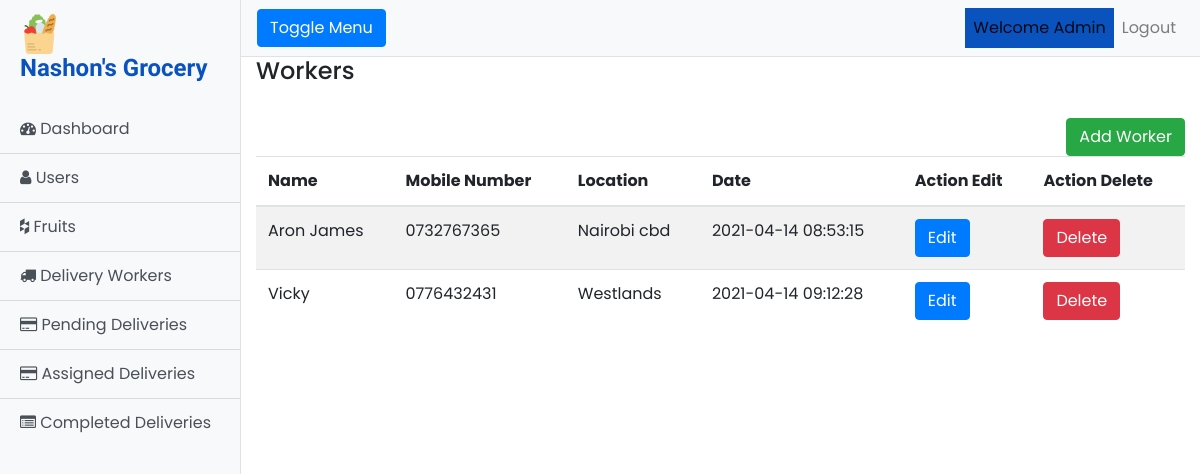
Screenshot of /Admin/delivery_workers.php (signed in) with the database file from the repository.
### tables this page shows
CREATE TABLE `delivery_workers` (
  `w_id` int(11) NOT NULL,
  `w_name` varchar(50) NOT NULL,
  `w_mobile` varchar(15) NOT NULL,
  `w_location` varchar(30) NOT NULL,
  `w_password` varchar(50) NOT NULL,
  `w_date` datetime NOT NULL
);

### Admin/delivery_workers.php (the view, shortened to what this page needs)
<!DOCTYPE html>
<html lang="en">
<head>
    <link rel="stylesheet" href="../assets/css/bootstrap.min.css">
    <link rel="stylesheet" href="https://cdnjs.cloudflare.com/ajax/libs/font-awesome/4.7.0/css/font-awesome.min.css">
    <link href="../assets/css/app.css" rel="stylesheet">
</head>
<body>
<div class="d-flex" id="wrapper">
    <div class="bg-light border-right" id="sidebar-wrapper">
        <div class="sidebar-heading">
            <img src="../assets/images/icon.png" class="img-fluid" width="20%" style="margin-right: -400px;" alt="Logo"><br>
            <h4><b>Nashon's Grocery</b></h4></div>
        <div class="list-group list-group-flush">
            <a href="index.php" class="list-group-item list-group-item-action bg-light"><i class="fa fa-dashboard"></i> Dashboard</a>
            <a href="users.php" class="list-group-item list-group-item-action bg-light"><i class="fa fa-user"></i> Users</a>
            <a href="fruits.php" class="list-group-item list-group-item-action bg-light"><i class="fa fa-houzz"></i> Fruits</a>
            <a href="delivery_workers.php" class="list-group-item list-group-item-action bg-light"><i class="fa fa-truck"></i> Delivery Workers</a>
            <a href="pending_deliveries.php" class="list-group-item list-group-item-action bg-light"><i class="fa fa-credit-card"></i> Pending Deliveries</a>
            <a href="assigned_deliveries.php" class="list-group-item list-group-item-action bg-light"><i class="fa fa-credit-card"></i> Assigned Deliveries</a>
            <a href="completed_deliveries.php" class="list-group-item list-group-item-action bg-light"><i class="fa fa-list-alt"></i> Completed Deliveries</a>
        </div>
    </div>
    <div id="page-content-wrapper">
        <nav class="navbar navbar-expand-lg navbar-light bg-light border-bottom">
            <button class="btn btn-primary" id="menu-toggle">Toggle Menu</button>
            <div class="collapse navbar-collapse" id="navbarSupportedContent">
                <ul class="navbar-nav ml-auto mt-2 mt-lg-0">
                    <li class="nav-item active">
                        <a class="nav-link" href="#">Welcome Admin <span class="sr-only">(current)</span></a>
                    </li>
                    <li class="nav-item">
                        <a class="nav-link" href="logout.php">Logout</a>
                    </li>
                </ul>
            </div>
        </nav>
        <div class="container-fluid">
            <h4>Workers</h4><br>
            <div align="right"><button class="btn btn-success" data-toggle="modal" data-target="#updatefruit">Add Worker</button></div>
            <div class="table-responsive">
                <table class="table table-striped table-hover">
                    <thead>
                    <th>Name</th>
                    <th>Mobile Number</th>
                    <th>Location</th>
                    <th>Date</th>
                    <th>Action Edit</th>
                    <th>Action Delete</th>
                    </thead>
                    <tbody>
                    <?php
                    include '../includes/dbconnect.php';
                    $sql = "SELECT * FROM delivery_workers";
                    $result = mysqli_query($con, $sql);
                    ?>
                    <?php
                    while($row = mysqli_fetch_array($result))
                    {
                        ?>
                        <tr>
                            <td><?php echo $row['w_name'] ?></td>
                            <td><?php echo $row['w_mobile'] ?></td>
                            <td><?php echo $row['w_location'] ?></td>
                            <td><?php echo $row['w_date'] ?></td>
                            <td><a style="text-decoration: none; color: white;" href="editWorkers.php?wid_edit=<?php echo $row['w_id']; ?>"><button class="btn btn-primary">Edit</button></a></td>
                            <td><a style="text-decoration: none; color: white;" href="delivery_workers.php?wid_delete=<?php echo $row['w_id']; ?>"><button class="btn btn-danger">Delete</button></a></td>
                        </tr>
                        <?php
                    }
                    ?>
                    </tbody>
                </table>
            </div>
        </div>
    </div>
</div>
</body>
</html>

### assets/css/app.css (style rules this page uses)
body { font-family: 'Poppins', sans-serif; }
#wrapper { overflow-x: hidden; }
#sidebar-wrapper { min-height: 100vh; margin-left: -15rem; -webkit-transition: margin .25s ease-out; -moz-transition: margin .25s ease-out; -o-transition: margin .25s ease-out; transition: margin .25s ease-out; }
#sidebar-wrapper .sidebar-heading { padding: 0.875rem 1.25rem; font-size: 1.2rem; }
#sidebar-wrapper .list-group { width: 15rem; }
#page-content-wrapper { min-width: 100vw; }
@media (min-width: 768px) { #sidebar-wrapper { margin-left: 0; } }
@media (min-width: 768px) { #page-content-wrapper { min-width: 0; width: 100%; } }
.active { color: black; background: #0a53be; }
.sidebar-heading { color: #0a53be; font-size: 40px; font-family: 'Courgette', cursive; }

### rows the page displays
delivery_workers: w_name "Aron James", w_mobile "0732767365", w_location "Nairobi cbd", w_date "2021-04-14 08:53:15"
delivery_workers: w_name "Vicky", w_mobile "0776432431", w_location "Westlands", w_date "2021-04-14 09:12:28"
